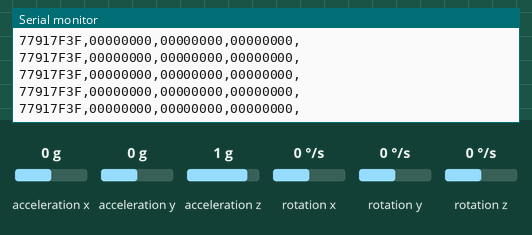
Recording of a sketch running on a simulated Arduino Uno, built with avr-gcc and run on an emulated ATmega328P. Parts: the last lines printed to the serial monitor. Wiring (inferred from the names in the program): ADXL345 accelerometer at I2C address 0x53; ITG-3200 gyroscope at I2C address 0x68. The test bench sets the inputs (shaded band); at power-on: rotation x 0 °/s, acceleration x 0 g, acceleration y 0 g, acceleration z 1 g, rotation y 0 °/s, rotation z 0 °/s.

Above: at 3.0 s.
3.1 s: rotation x set to -192 °/s
At 3.22 s:
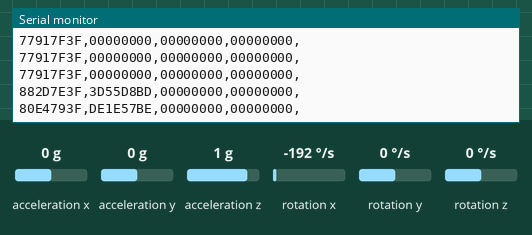
4.7 s: acceleration x set to -1.4 g
At 4.74 s:
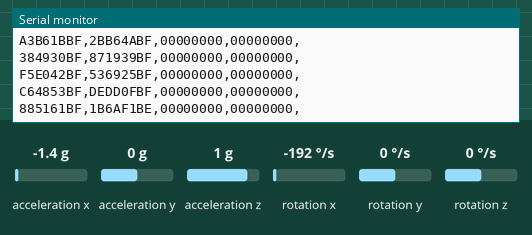
6.3 s: acceleration y set to -1.4 g
At 6.33 s:
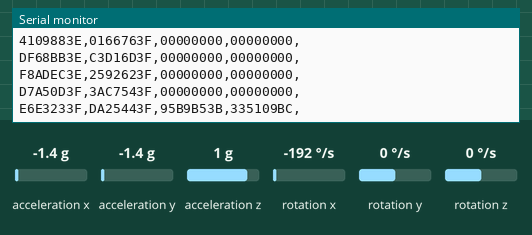
7.8 s: acceleration z set to -1.4 g
At 7.8 s:
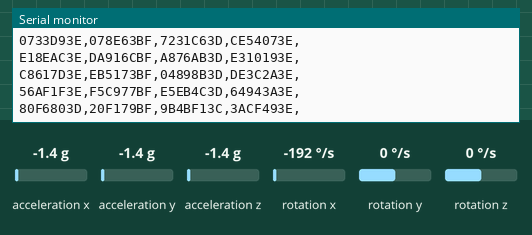
9.3 s: rotation y set to -192 °/s
At 9.34 s:
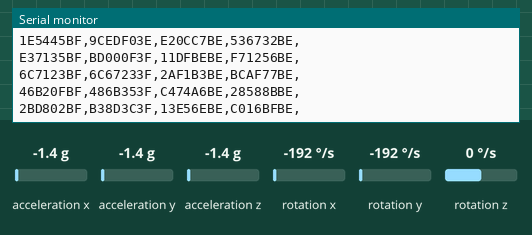
10.9 s: rotation z set to -192 °/s
At 10.94 s:
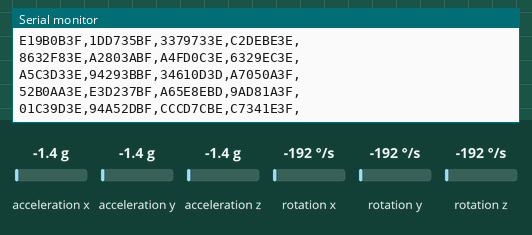

The sketch:

FreeSix_cube.ino
```cpp
////////////////////////////////////////////////////////////
// Arduino firmware for use with FreeSixCube processing example
////////////////////////////////////////////////////////////

#include <FreeSixIMU.h>
#include <FIMU_ADXL345.h>
#include <FIMU_ITG3200.h>

#define DEBUG
#ifdef DEBUG
#include "DebugUtils.h"
#endif

#include "CommunicationUtils.h"
#include "FreeSixIMU.h"
#include <Wire.h>


float q[4]; //hold q values

// Set the FreeIMU object
FreeSixIMU my3IMU = FreeSixIMU();

void setup() {
  Serial.begin(115200);
  Wire.begin();

  delay(5);
  my3IMU.init();
  delay(5);
}


void loop() {
  my3IMU.getQ(q);
  serialPrintFloatArr(q, 4);
  Serial.println(""); //line break

  delay(60);
}
```

Measured:
- after the input at 3.1 s, the serial monitor: prints a new line after 0.05 s (image 1)
- after the input at 6.3 s, the serial monitor: prints a new line at once (image 3)
- after the input at 9.3 s, the serial monitor: prints a new line at once (image 5)
